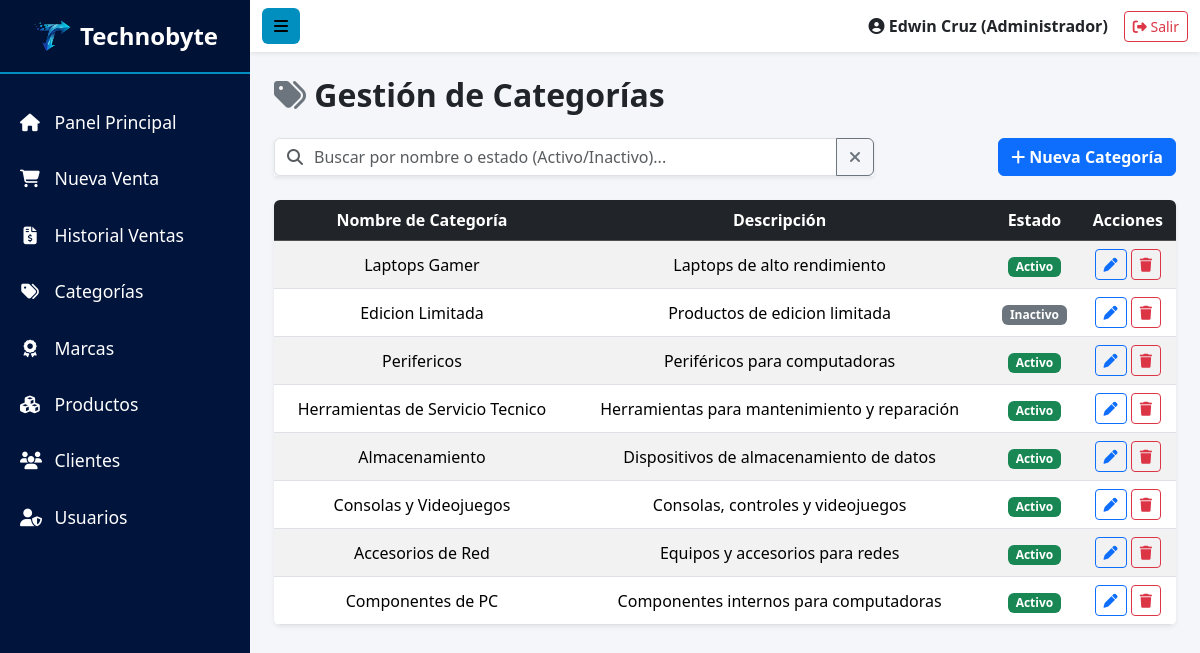
/presentacion/admin/categorias/listar.php (signed in), run on the app's committed database.
### tables this page shows
CREATE TABLE categorias (
    id_categoria INT AUTO_INCREMENT PRIMARY KEY,
    nombre_categoria VARCHAR(100) NOT NULL UNIQUE,
    descripcion_categoria TEXT,
    estado_categoria TINYINT(1) DEFAULT 1,
    eliminado_categoria TINYINT(1) DEFAULT 0,
    created_at TIMESTAMP DEFAULT CURRENT_TIMESTAMP
);

### config/control_acceso.php (called while the page is built, shortened)
<?php
function tieneRol($roles): bool
{
    return in_array((int) $_SESSION['id_rol'], $roles, true);
}
    ?>

### negocio/CategoriaNegocio.php (called while the page is built, shortened)
<?php
require_once dirname(__DIR__) . '/datos/CategoriaDatos.php';
class CategoriaNegocio
{
    private $categoriaDatos;
    public function __construct()
    {
        $this->categoriaDatos = new CategoriaDatos();
    }
    public function listarCategorias($buscar = '')
    {
        return $this->categoriaDatos->listarCategorias($buscar);
    }
}

### datos/CategoriaDatos.php (called while the page is built, shortened)
<?php
require_once __DIR__ . '/Conexion.php';
class CategoriaDatos
{
    public function listarCategorias($buscar = '')
    {
        $conexion = new Conexion();
        if (!empty($buscar)) {
            $conexion->query = "SELECT id_categoria, nombre_categoria, descripcion_categoria, estado_categoria
                            FROM categorias
                            WHERE eliminado_categoria = 0
                            AND (nombre_categoria LIKE :buscar OR IF(estado_categoria = 1, 'activo', 'inactivo') LIKE :buscar)
                            ORDER BY id_categoria DESC";
            return $conexion->get_records([':buscar' => '%' . $buscar . '%']);
        } else {
            $conexion->query = 'SELECT id_categoria, nombre_categoria, descripcion_categoria, estado_categoria
                            FROM categorias
                            WHERE eliminado_categoria = 0
                            ORDER BY id_categoria DESC';
            return $conexion->get_records();
        }
    }
}

### datos/Conexion.php (called while the page is built, shortened)
<?php
class Conexion
{
    private $server;
    private $user;
    private $password;
    private $database;
    private $charset;
    private $connection;
    public $query;
    public function __construct()
    {
        $this->server   = $_ENV['DB_HOST'];
        $this->user     = $_ENV['DB_USER'];
        $this->password = $_ENV['DB_PASS'];
        $this->database = $_ENV['DB_NAME'];
        $this->charset  = $_ENV['DB_CHARSET'];
    }
    private function create_connection()
    {
        try {
            $dns = "mysql:host={$this->server};dbname={$this->database};charset={$this->charset}";
            $this->connection = new PDO(
                $dns,
                $this->user,
                $this->password
            );
            $this->connection->setAttribute(PDO::ATTR_ERRMODE, PDO::ERRMODE_EXCEPTION);
            $this->connection->setAttribute(PDO::ATTR_DEFAULT_FETCH_MODE, PDO::FETCH_ASSOC);
        } catch (PDOException $e) {
            die('<h3 style="color: tomato; font-family: Arial;">
                    No se puede establecer conexión con la base de datos: ' . $e->getMessage() . '
                </h3>');
        }
        return $this->connection;
    }
    private function close_connection()
    {
        $this->connection = null;
    }
    public function get_records($params = [])
    {
        try {
            $stmt = $this->create_connection()->prepare($this->query);
            $stmt->execute($params);
            $records = $stmt->fetchAll();
            return $records;
        } catch (PDOException $e) {
            die('Error en la consulta: ' . $e->getMessage());
        }
    }
}

### presentacion/admin/categorias/listar.php (the view, shortened to what this page needs)
<?php
require_once __DIR__ . '/../../../config/control_acceso.php';
require_once __DIR__ . '/../../../negocio/CategoriaNegocio.php';
$buscar = trim($_GET['buscar_categoria'] ?? '');
$categoriaNegocio = new CategoriaNegocio();
$categorias = $categoriaNegocio->listarCategorias($buscar);
function mostrarValor($valor)
{
    return htmlspecialchars($valor ?? '', ENT_QUOTES, 'UTF-8');
}
?>
<!DOCTYPE html>
<html lang="es">
<head>
    <link href="https://cdn.jsdelivr.net/npm/bootstrap@5.3.2/dist/css/bootstrap.min.css" rel="stylesheet">
    <link rel="stylesheet" href="https://cdnjs.cloudflare.com/ajax/libs/font-awesome/6.4.2/css/all.min.css">
    <link rel="stylesheet" href="../../../public/css/style.css?v=<?php echo time(); ?>">
</head>
<body>
    <div class="d-flex">
        <nav id="sidebar">
            <div class="sidebar-header d-flex align-items-center justify-content-center py-3">
                <img src="../../../public/img/logo-nav.svg" alt="Logo" class="img-fluid me-2" style="max-width: 40px;">
                <h4 class="fw-bold mb-0">Technobyte</h4>
            </div>
            <ul class="list-unstyled components">
                <li><a href="../../dashboard.php"><i class="fa-solid fa-house"></i> Panel Principal</a></li>
                <li><a href="../ventas/crear.php"><i class="fa-solid fa-cart-shopping"></i> Nueva Venta</a></li>
                <?php if(tieneRol([ROL_ADMIN, ROL_SUPERVISOR, ROL_VENDEDOR])): ?><li><a href="../ventas/listar.php"><i class="fa-solid fa-file-invoice-dollar"></i> Historial Ventas</a></li><?php endif; ?>
                <?php if(tieneRol([ROL_ADMIN, ROL_SUPERVISOR])): ?><li class="active"><a href="listar.php"><i class="fa-solid fa-tags"></i> Categorías</a></li><?php endif; ?>
                <?php if(tieneRol([ROL_ADMIN, ROL_SUPERVISOR])): ?><li><a href="../marcas/listar.php"><i class="fa-solid fa-award"></i> Marcas</a></li><?php endif; ?>
                <li><a href="../productos/listar.php"><i class="fa-solid fa-cubes"></i> Productos</a></li>
                <li><a href="../clientes/listar.php"><i class="fa-solid fa-users"></i> Clientes</a></li>
                <?php if(tieneRol([ROL_ADMIN])): ?><li><a href="../usuarios/listar.php"><i class="fa-solid fa-user-shield"></i> Usuarios</a></li><?php endif; ?>
            </ul>
        </nav>
        <div id="content">
            <nav class="navbar navbar-expand-lg navbar-light sticky-top bg-white shadow-sm" style="z-index: 1020;">
                <div class="container-fluid">
                    <button type="button" id="sidebarCollapse" class="btn btn-dorado"><i class="fa-solid fa-bars"></i></button>
                    <div class="ms-auto d-flex align-items-center">
                        <span class="me-3 fw-bold">
                            <i class="fa-solid fa-circle-user"></i>
                            <?php
                            $nombreUsr = $_SESSION['nombre'] ?? 'Administrador';
                            $rolUsr = $_SESSION['nombre_rol'] ?? 'Sin rol';
                            echo htmlspecialchars($nombreUsr) . ' (' . htmlspecialchars($rolUsr) . ')';
                            ?>
                        </span>
                        <a href="../../../logout.php" class="btn btn-outline-danger btn-sm"><i class="fa-solid fa-right-from-bracket"></i> Salir</a>
                    </div>
                </div>
            </nav>
            <div class="container-fluid p-4">
                <h2 class="mb-4 text-dark fw-bold"><i class="fa-solid fa-tags text-secondary"></i> Gestión de Categorías</h2>
                <div class="d-flex flex-column flex-md-row justify-content-between gap-3 mb-4">
                    <form action="" method="GET" class="flex-grow-1" style="max-width: 600px;">
                        <div class="input-group shadow-sm">
                            <span class="input-group-text bg-white text-muted border-end-0"><i class="fa-solid fa-magnifying-glass"></i></span>
                            <input type="text" class="form-control border-start-0 ps-0" name="buscar_categoria" placeholder="Buscar por nombre o estado (Activo/Inactivo)..." value="<?php echo mostrarValor($buscar); ?>">
                            <button type="button" class="btn btn-outline-secondary btn-reset-search" title="Limpiar búsqueda"><i class="fa-solid fa-xmark"></i></button>
                        </div>
                    </form>
                    <div class="d-grid d-md-block">
                        <a href="crear.php" class="btn btn-primary fw-bold">
                            <i class="fa-solid fa-plus"></i> Nueva Categoría
                        </a>
                    </div>
                </div>
                <div class="card shadow-sm border-0">
                    <div class="table-responsive rounded-2">
                        <table class="table table-hover table-striped mb-0 align-middle text-center">
                            <thead class="table-dark">
                                <tr>
                                    <th>Nombre de Categoría</th>
                                    <th>Descripción</th>
                                    <th>Estado</th>
                                    <th>Acciones</th>
                                </tr>
                            </thead>
                            <tbody>
                                <?php if (!empty($categorias)): ?>
                                    <?php foreach ($categorias as $categoria): ?>
                                        <tr>
                                            <td><?php echo mostrarValor($categoria['nombre_categoria']); ?></td>
                                            <td><?php echo mostrarValor($categoria['descripcion_categoria']); ?></td>
                                            <td>
                                                <?php if ($categoria['estado_categoria'] == 1): ?>
                                                    <span class="badge bg-success">Activo</span>
                                                <?php else: ?>
                                                    <span class="badge bg-secondary">Inactivo</span>
                                                <?php endif; ?>
                                            </td>
                                            <td>
                                                <a href="editar.php?id=<?php echo mostrarValor($categoria['id_categoria']); ?>" class="btn btn-sm btn-outline-primary"><i class="fa-solid fa-pen"></i></a>
                                                <a href="eliminar.php?id=<?php echo mostrarValor($categoria['id_categoria']); ?>" class="btn btn-sm btn-outline-danger"><i class="fa-solid fa-trash"></i></a>
                                            </td>
                                        </tr>
                                    <?php endforeach; ?>
                                <?php else: ?>
                                    <tr>
                                        <td colspan="4" class="text-center">No se encontraron registros</td>
                                    </tr>
                                <?php endif; ?>
                            </tbody>
                        </table>
                    </div>
                </div>
            </div>
        </div>
    </div>
    <div class="toast-container position-fixed top-0 end-0 p-3">
    </div>
</body>
</html>

### public/css/style.css (style rules this page uses)
:root { --color-primario: #00143C; --color-secundario: #008fbf; --color-fondo: #f4f6f9; --color-texto-sidebar: #ffffff; }
body { background-color: var(--color-fondo); font-family: 'Segoe UI', Tahoma, Geneva, Verdana, sans-serif; overflow-x: hidden; }
#sidebar { min-width: 250px; max-width: 250px; height: 100vh; background-color: var(--color-primario); color: var(--color-texto-sidebar); transition: all 0.3s; position: fixed; top: 0; left: 0; z-index: 1000; overflow-y: auto; }
#sidebar .sidebar-header { padding: 20px; background: rgba(0, 0, 0, 0.1); border-bottom: 2px solid var(--color-secundario); }
#sidebar ul.components { padding: 20px 0; }
#sidebar ul li a { padding: 15px 20px; font-size: 1.1em; display: block; color: var(--color-texto-sidebar); text-decoration: none; transition: 0.2s; }
#sidebar ul li a i { margin-right: 10px; width: 20px; text-align: center; }
#content { width: calc(100% - 250px); margin-left: 250px; transition: all 0.3s; }
.navbar { background-color: #ffffff; box-shadow: 0 2px 5px rgba(0,0,0,0.05); }
.btn-dorado { background-color: var(--color-secundario); color: #000; font-weight: bold; border: none; }

### data on the page
categorias: nombre_categoria "Laptops Gamer", descripcion_categoria "Laptops de alto rendimiento", estado_categoria "Activo"
categorias: nombre_categoria "Edicion Limitada", descripcion_categoria "Productos de edicion limitada", estado_categoria "Inactivo"
categorias: nombre_categoria "Perifericos", descripcion_categoria "Periféricos para computadoras", estado_categoria "Activo"
categorias: nombre_categoria "Herramientas de Servicio Tecnico", descripcion_categoria "Herramientas para mantenimiento y reparación", estado_categoria "Activo"
categorias: nombre_categoria "Almacenamiento", descripcion_categoria "Dispositivos de almacenamiento de datos", estado_categoria "Activo"
categorias: nombre_categoria "Consolas y Videojuegos", descripcion_categoria "Consolas, controles y videojuegos", estado_categoria "Activo"
categorias: nombre_categoria "Accesorios de Red", descripcion_categoria "Equipos y accesorios para redes", estado_categoria "Activo"
categorias: nombre_categoria "Componentes de PC", descripcion_categoria "Componentes internos para computadoras", estado_categoria "Activo"

### other printed values
$nombreUsr "Edwin Cruz"
$rolUsr "Administrador"
